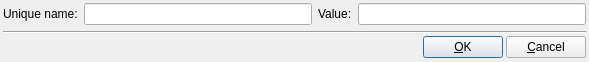
<?xml version="1.0" encoding="UTF-8"?>
<ui version="4.0" stdsetdef="1">
  <author></author>
  <comment></comment>
  <exportmacro></exportmacro>
  <class>ScalarEditor</class>
  <widget class="QDialog" name="ScalarEditor">
    <property name="geometry">
      <rect>
        <x>0</x>
        <y>0</y>
        <width>589</width>
        <height>62</height>
      </rect>
    </property>
    <property name="windowTitle">
      <string>New Scalar</string>
    </property>
    <layout class="QGridLayout">
      <property name="margin">
        <number>3</number>
      </property>
      <property name="spacing">
        <number>3</number>
      </property>
      <item row="1" column="0" rowspan="2" colspan="3">
        <widget class="Line" name="line3">
          <property name="frameShape">
            <enum>QFrame::HLine</enum>
          </property>
          <property name="frameShadow">
            <enum>QFrame::Sunken</enum>
          </property>
        </widget>
      </item>
      <item row="3" column="0">
        <spacer name="spacer5">
          <property name="sizeHint">
            <size>
              <width>341</width>
              <height>21</height>
            </size>
          </property>
          <property name="sizeType">
            <enum>QSizePolicy::Expanding</enum>
          </property>
          <property name="orientation">
            <enum>Qt::Horizontal</enum>
          </property>
        </spacer>
      </item>
      <item row="2" column="1" rowspan="2" colspan="1">
        <widget class="QPushButton" name="pushButton11">
          <property name="text">
            <string>&amp;OK</string>
          </property>
        </widget>
      </item>
      <item row="2" column="2" rowspan="2" colspan="1">
        <widget class="QPushButton" name="pushButton10">
          <property name="text">
            <string>&amp;Cancel</string>
          </property>
        </widget>
      </item>
      <item row="0" column="0" rowspan="1" colspan="3">
        <layout class="QHBoxLayout">
          <item>
            <widget class="QLabel" name="textLabel1">
              <property name="text">
                <string>Unique name:</string>
              </property>
              <property name="buddy" stdset="0">
                <cstring>_name</cstring>
              </property>
              <property name="wordWrap">
                <bool>false</bool>
              </property>
            </widget>
          </item>
          <item>
            <widget class="QLineEdit" name="_name"/>
          </item>
          <item>
            <widget class="QLabel" name="textLabel2">
              <property name="text">
                <string>Value:</string>
              </property>
              <property name="buddy" stdset="0">
                <cstring>_value</cstring>
              </property>
              <property name="wordWrap">
                <bool>false</bool>
              </property>
            </widget>
          </item>
          <item>
            <widget class="QLineEdit" name="_value">
              <property name="sizePolicy">
                <sizepolicy>
                  <hsizetype>3</hsizetype>
                  <vsizetype>0</vsizetype>
                  <horstretch>0</horstretch>
                  <verstretch>0</verstretch>
                </sizepolicy>
              </property>
            </widget>
          </item>
        </layout>
      </item>
    </layout>
  </widget>
  <layoutdefault spacing="6" margin="11"/>
  <pixmapfunction>qPixmapFromMimeSource</pixmapfunction>
  <tabstops>
    <tabstop>_name</tabstop>
    <tabstop>_value</tabstop>
    <tabstop>pushButton11</tabstop>
    <tabstop>pushButton10</tabstop>
  </tabstops>
  <connections>
    <connection>
      <sender>pushButton10</sender>
      <signal>clicked()</signal>
      <receiver>ScalarEditor</receiver>
      <slot>reject()</slot>
    </connection>
    <connection>
      <sender>pushButton11</sender>
      <signal>clicked()</signal>
      <receiver>ScalarEditor</receiver>
      <slot>accept()</slot>
    </connection>
  </connections>
</ui>
